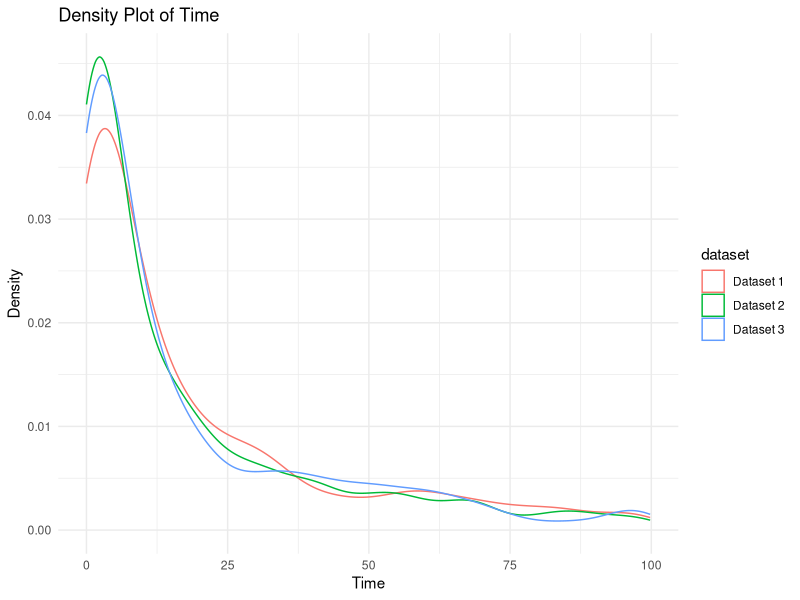

The R source for this figure: (Note: this script raises an error after producing the figure.)
# Includes
library("survival")
library("survminer")
library("dplyr")
library(ggplot2)

data1 <- read.csv("Data_site_1.csv")
data2 <- read.csv("Data_site_2.csv")
data3 <- read.csv("Data_site_3.csv")

# Graphique
combined_data <- rbind(transform(data1, dataset = "Dataset 1"),
                       transform(data2, dataset = "Dataset 2"),
                       transform(data3, dataset = "Dataset 3"))

# Create density plots for each dataset
combined_plot <- ggplot(combined_data, aes(x = time, color = dataset)) +
  geom_density() +
  labs(title = "Density Plot of Time", x = "Time", y = "Density") +
  theme_minimal()

# Display the combined plot
print(combined_plot)

# Standard
dataOG <- rbind(data1, data2, data3)

# Constant intervals - before cutoff
lowcutoff <- 3
cutoff <- 19

data1 <- data1[data1$time <= lowcutoff, ]
data1 <- data1[order(data1$time), ]
array1 <- data1$time

differences1 <- abs(array1 - c(array1[c(5:length(array1), 1, 2)], array1[(length(array1) - 1):length(array1)]))
max_difference1 <- max(differences1[1:(length(differences1) - 4)])
min_array_1 <- min(array1)
max_array_1 <- max(array1)

data2 <- data2[data2$time <= lowcutoff, ]
data2 <- data2[order(data2$time), ]
array2 <- data2$time
differences2 <- abs(array2 - c(array2[c(5:length(array2), 1, 2)], array2[(length(array2) - 1):length(array2)]))
max_difference2 <- max(differences2[1:(length(differences2) - 4)])
min_array_2 <- min(array2)
max_array_2 <- max(array2)

data3 <- data3[data3$time <= lowcutoff, ]
data3 <- data3[order(data3$time), ]
array3 <- data3$time
differences3 <- abs(array3 - c(array3[c(5:length(array3), 1, 2)], array3[(length(array3) - 1):length(array3)]))
max_difference3 <- max(differences3[1:(length(differences3) - 4)])
min_array_3 <- min(array3)
max_array_3 <- max(array3)

max_difference <- max(max_difference1, max_difference2, max_difference3)
max_difference

min_total <- min(array1, array2, array3)
max_total <- max(array1, array2, array3)
min_total
max_total

intervals <- seq(from = min_total, to = max_total, by = max_difference)
if (max_total - intervals[length(intervals)] < max_difference) {
  intervals[length(intervals)] <- max_total
}
intervals

interval_averages <- sapply(1:(length(intervals) - 1), function(i) {
  mean(c(intervals[i], intervals[i + 1]))
})


modify_time <- function(data, intervals) {
  interval_averages <- sapply(1:(length(intervals) - 1), function(i) {
    mean(c(intervals[i], intervals[i + 1]))
  })
  data$time <- sapply(data$time, function(time_value) {
    for (i in 1:(length(intervals) - 1)) {
      if (time_value >= intervals[i] && time_value < intervals[i + 1]) {
        return(interval_averages[i])
      }
    }
    return(interval_averages[length(interval_averages)])
  })
  return(data)
}

data1_first <- modify_time(data1, intervals)
data2_first <- modify_time(data2, intervals)
data3_first <- modify_time(data3, intervals)

# Milieu
data1 <- read.csv("Data_site_1.csv")
data2 <- read.csv("Data_site_2.csv")
data3 <- read.csv("Data_site_3.csv")

data1 <- data1[data1$time > lowcutoff & data1$time <= cutoff, ]
data1 <- data1[order(data1$time), ]
array1 <- data1$time

differences1 <- abs(array1 - c(array1[c(5:length(array1), 1, 2)], array1[(length(array1) - 1):length(array1)]))
max_difference1 <- max(differences1[1:(length(differences1) - 4)])
min_array_1 <- min(array1)
max_array_1 <- max(array1)

data2 <- data2[data2$time > lowcutoff & data2$time <= cutoff, ]
data2 <- data2[order(data2$time), ]
array2 <- data2$time
differences2 <- abs(array2 - c(array2[c(5:length(array2), 1, 2)], array2[(length(array2) - 1):length(array2)]))
max_difference2 <- max(differences2[1:(length(differences2) - 4)])
min_array_2 <- min(array2)
max_array_2 <- max(array2)

data3 <- data3[data3$time > lowcutoff & data3$time <= cutoff, ]
data3 <- data3[order(data3$time), ]
array3 <- data3$time
differences3 <- abs(array3 - c(array3[c(5:length(array3), 1, 2)], array3[(length(array3) - 1):length(array3)]))
max_difference3 <- max(differences3[1:(length(differences3) - 4)])
min_array_3 <- min(array3)
max_array_3 <- max(array3)

max_difference <- max(max_difference1, max_difference2, max_difference3)
max_difference

min_total <- min(array1, array2, array3)
max_total <- max(array1, array2, array3)
min_total
max_total

intervals <- seq(from = min_total, to = max_total, by = max_difference)
if (max_total - intervals[length(intervals)] < max_difference) {
  intervals[length(intervals)] <- max_total
}
intervals

interval_averages <- sapply(1:(length(intervals) - 1), function(i) {
  mean(c(intervals[i], intervals[i + 1]))
})


modify_time <- function(data, intervals) {
  interval_averages <- sapply(1:(length(intervals) - 1), function(i) {
    mean(c(intervals[i], intervals[i + 1]))
  })
  data$time <- sapply(data$time, function(time_value) {
    for (i in 1:(length(intervals) - 1)) {
      if (time_value >= intervals[i] && time_value < intervals[i + 1]) {
        return(interval_averages[i])
      }
    }
    return(interval_averages[length(interval_averages)])
  })
  return(data)
}

data1_before <- modify_time(data1, intervals)
data2_before <- modify_time(data2, intervals)
data3_before <- modify_time(data3, intervals)

# Intervals after cutoff
data1 <- read.csv("Data_site_1.csv")
data2 <- read.csv("Data_site_2.csv")
data3 <- read.csv("Data_site_3.csv")

data1 <- data1[data1$time > cutoff, ]
data1 <- data1[order(data1$time), ]
array1 <- data1$time

differences1 <- abs(array1 - c(array1[c(5:length(array1), 1, 2)], array1[(length(array1) - 1):length(array1)]))
max_difference1 <- max(differences1[1:(length(differences1) - 4)])
min_array_1 <- min(array1)
max_array_1 <- max(array1)

data2 <- data2[data2$time > cutoff, ]
data2 <- data2[order(data2$time), ]
array2 <- data2$time

differences2 <- abs(array2 - c(array2[c(5:length(array2), 1, 2)], array2[(length(array2) - 1):length(array2)]))
max_difference2 <- max(differences2[1:(length(differences2) - 4)])
min_array_2 <- min(array2)
max_array_2 <- max(array2)

data3 <- data3[data3$time > cutoff, ]
data3 <- data3[order(data3$time), ]
array3 <- data3$time

differences3 <- abs(array3 - c(array3[c(5:length(array3), 1, 2)], array3[(length(array3) - 1):length(array3)]))
max_difference3 <- max(differences3[1:(length(differences3) - 4)])
min_array_3 <- min(array3)
max_array_3 <- max(array3)

max_difference <- max(max_difference1, max_difference2, max_difference3)
max_difference

min_total <- min(array1, array2, array3)
max_total <- max(array1, array2, array3)
min_total
max_total

intervals <- seq(from = min_total, to = max_total, by = max_difference)
if (max_total - intervals[length(intervals)] < max_difference) {
  intervals[length(intervals)] <- max_total
}
intervals

interval_averages <- sapply(1:(length(intervals) - 1), function(i) {
  mean(c(intervals[i], intervals[i + 1]))
})


modify_time <- function(data, intervals) {
  interval_averages <- sapply(1:(length(intervals) - 1), function(i) {
    mean(c(intervals[i], intervals[i + 1]))
  })
  data$time <- sapply(data$time, function(time_value) {
    for (i in 1:(length(intervals) - 1)) {
      if (time_value >= intervals[i] && time_value < intervals[i + 1]) {
        return(interval_averages[i])
      }
    }
    return(interval_averages[length(interval_averages)])
  })
  return(data)
}

data1_after <- modify_time(data1, intervals)
data2_after <- modify_time(data2, intervals)
data3_after <- modify_time(data3, intervals)

# Merge both interval types
data1 <- rbind(data1_first, data1_before, data1_after)
data2 <- rbind(data2_first, data2_before, data2_after)
data3 <- rbind(data3_first, data3_before, data3_after)

dataInt <- rbind(data1, data2, data3)
dataInt <- dataInt[order(dataInt$time), ]

# Original data
#res.cox.OG <- coxph(Surv(time, status) ~ age + sex + ph.ecog + ph.karno + pat.karno + meal.cal + wt.loss, dataOG)
#res.cox.OG <- coxph(Surv(time, status) ~ X1 + X2 + X3, dataOG)
res.cox.OG <- coxph(Surv(time, status) ~ X1 + X2 + X3 + X4 + X5 + X6, dataOG)
res.cox.OG
summary(res.cox.OG)


# Data intervals
#res.cox.Int <- coxph(Surv(time, status) ~ age + sex + ph.ecog + ph.karno + pat.karno + meal.cal + wt.loss, dataInt)
#res.cox.Int <- coxph(Surv(time, status) ~ X1 + X2 + X3, dataInt)
res.cox.Int <- coxph(Surv(time, status) ~ X1 + X2 + X3 + X4 + X5 + X6, dataInt)
res.cox.Int
summary(res.cox.Int)

# Create histogram for the 'time' column in dataInt
plot_dataInt_histogram <- ggplot(dataInt, aes(x = time)) +
  geom_histogram(binwidth = 1, fill = "blue", color = "black", alpha = 0.7) +
  labs(title = "Histogram of Time", x = "Time", y = "Count") +
  theme_minimal()

# Display the plot
print(plot_dataInt_histogram)

# Sum de l'erreur relative
coefficients.OG <- coef(res.cox.OG)
coefficients.Int <- coef(res.cox.Int)
differences <- coefficients.OG - coefficients.Int
percentage_errors <- (differences / coefficients.OG) * 100
absolute_errors <- abs(percentage_errors)
error <- sum(absolute_errors)
error
